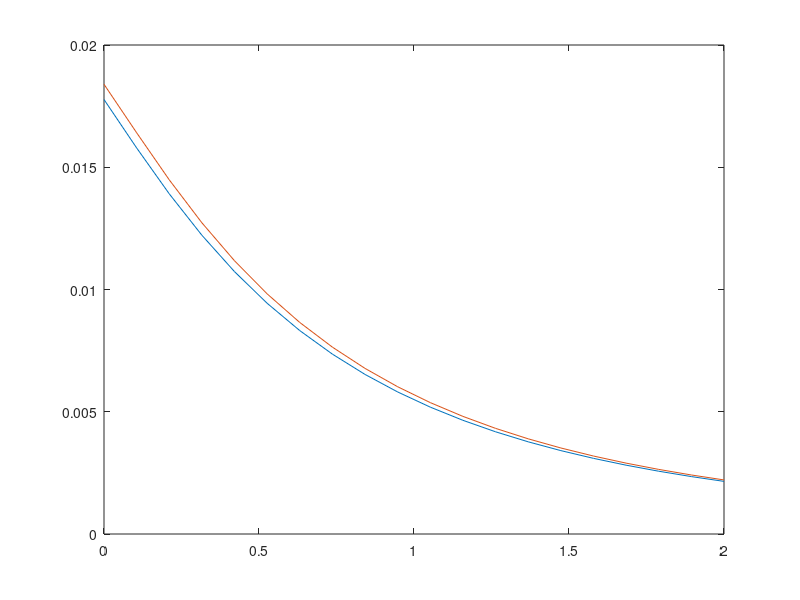
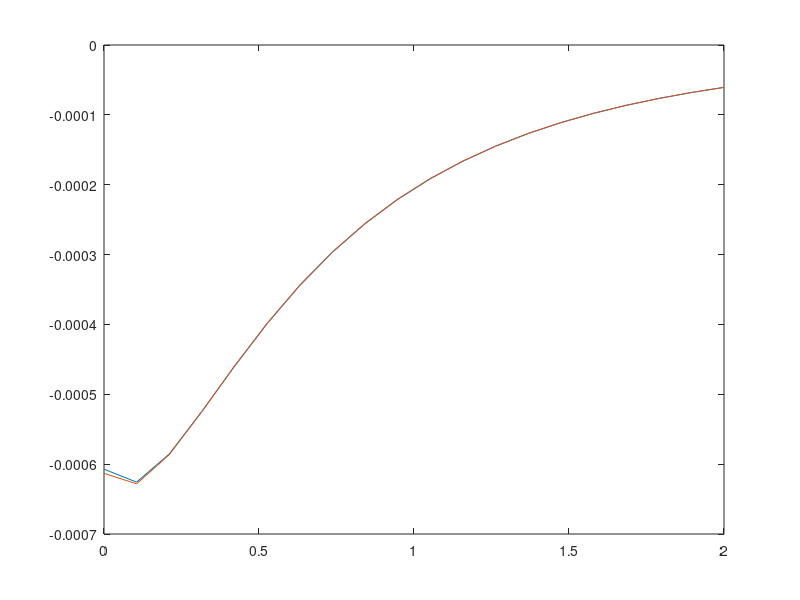
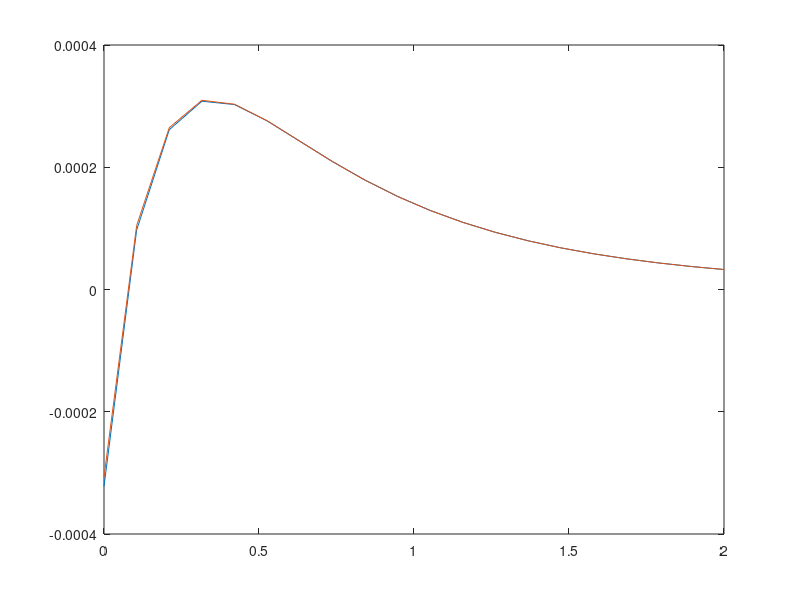
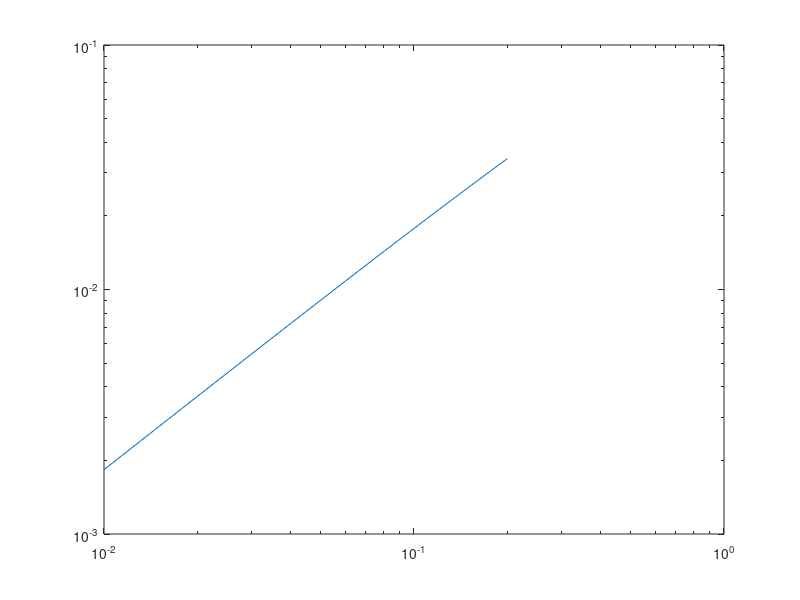

MATLAB code for these plots, in order:
clear

close all


f= @(x) exp(-1./(x+1)); % define the function

df= @(x) exp(-1./(x+1))./(x+1).^2; % define the first derivative of function

d2f= @(x) -(2*x+1).*exp(-1./(x+1))./(x+1).^4; % define the second derivative of function

d3f = @(x) (6*exp(-1./(x + 1)))./(x + 1).^4 - (6*exp(-1./(x + 1)))./(x + 1).^5 + exp(-1./(x + 1))./(x + 1).^6; % define the third derivative of function

d4f = @(x) (36*exp(-1./(x + 1)))./(x + 1).^6 - (24*exp(-1./(x + 1)))./(x + 1).^5 - (12*exp(-1./(x + 1)))./(x + 1).^7 + exp(-1./(x + 1))./(x + 1).^8; % define the fourth derivative of function


%% evaluate forward difference and central(mid-point) difference with varying x.
h = 0.1;
x = 0:2/(20-1):2;

dfx = df(x);
d2fx = d2f(x);
d3fx = d3f(x);
d4fx = d4f(x);
fdfx = (f(x+h)-f(x))./h;  % using forward difference to approximate the first derivative of f at all x
cdfx = (f(x+h)-f(x-h))./(2*h);  % using central(mid-point) difference to approximate the first derivative of f at all x

cd2fx = (f(x-h)+f(x+h)-2*f(x))./(h^2);  % using central(mid-point) difference to approximate the second derivative of f at all x

figure(1);plot(x,dfx-fdfx)
hold on
figure(1);plot(x,-h*d2fx/2)

figure(2);plot(x,dfx-cdfx)
hold on
figure(2);plot(x,-h^2*d3fx/6)

figure(3);plot(x,d2fx-cd2fx)
hold on
figure(3);plot(x,-h^2*d4fx/12)


%% evaluate forward difference and central(mid-point) difference with varying x.

h = 0.01:0.01:0.2;
x = 0;

dfx = df(x);
d2fx = d2f(x);
d3fx = d3f(x);
d4fx = d4f(x);
fdfx = (f(x+h)-f(x))./h;  % using forward difference to approximate the first derivative of f with varying  h
cdfx = (f(x+h)-f(x-h))./(2*h); % using central(mid-point) difference to approximate the first derivative of f with varying  h
cd2fx =(f(x-h)+f(x+h)-2*f(x))./(h.^2) ; % using central(mid-point) difference to approximate the second derivative with varying  h

figure(4);loglog(h,abs(dfx-fdfx))
figure(5);loglog(h,abs(dfx-cdfx))
figure(6);loglog(h,abs(d2fx-cd2fx))